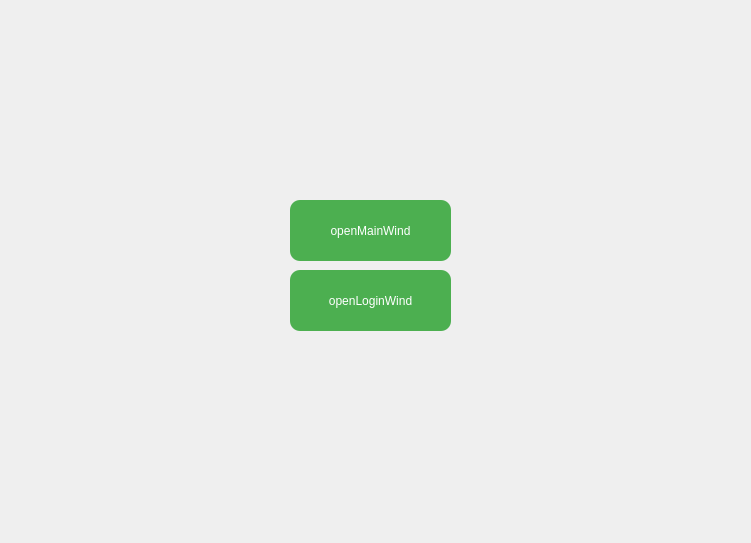
<?xml version="1.0" encoding="UTF-8"?>
<ui version="4.0">
 <class>Dialog</class>
 <widget class="QDialog" name="Dialog">
  <property name="geometry">
   <rect>
    <x>0</x>
    <y>0</y>
    <width>751</width>
    <height>543</height>
   </rect>
  </property>
  <property name="windowTitle">
   <string>Dialog</string>
  </property>
  <property name="styleSheet">
   <string notr="true">QPushButton#loginButton{
    background-color: #4CAF50;
    border-radius: 12px;  
    color: white;
}</string>
  </property>
  <widget class="QPushButton" name="guestButton">
   <property name="geometry">
    <rect>
     <x>290</x>
     <y>200</y>
     <width>161</width>
     <height>61</height>
    </rect>
   </property>
   <property name="styleSheet">
    <string notr="true">QPushButton#guestButton{
    background-color: #4CAF50;
    border-radius: 10px;  
    color: white;
}</string>
   </property>
   <property name="text">
    <string>openMainWind</string>
   </property>
  </widget>
  <widget class="QPushButton" name="loginButton">
   <property name="geometry">
    <rect>
     <x>290</x>
     <y>270</y>
     <width>161</width>
     <height>61</height>
    </rect>
   </property>
   <property name="styleSheet">
    <string notr="true">QPushButton#loginButton{
    background-color: #4CAF50;
    border-radius: 10px;  
    color: white;
}</string>
   </property>
   <property name="text">
    <string>openLoginWind</string>
   </property>
  </widget>
 </widget>
 <resources/>
 <connections/>
</ui>
